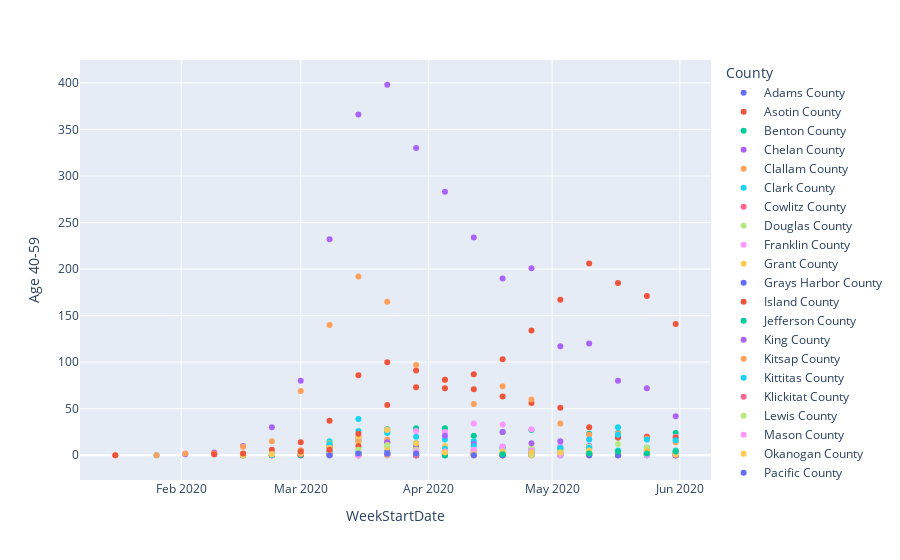

The code cell stored with this chart in its notebook:
### Code cell
px.scatter(df, x="WeekStartDate", y='Age 40-59', color='County')

### Figure 1 — Plotly figure (JSON) as saved in the notebook; plotly's stock layout.template omitted (floating-point values rounded to 4 significant figures)
{"data": [{"hovertemplate": "County=Adams County<br>WeekStartDate=%{x}<br>Age 40-59=%{y}<extra></extra>", "legendgroup": "Adams County", "marker": {"color": "#636efa", "symbol": "circle"}, "mode": "markers", "name": "Adams County", "orientation": "v", "showlegend": true, "type": "scatter", "x": ["2020-03-08", "2020-03-15", "2020-03-22", "2020-03-29", "2020-04-05", "2020-04-12", "2020-04-19", "2020-04-26", "2020-05-03", "2020-05-10", "2020-05-17", "2020-05-24", "2020-05-31"], "xaxis": "x", "y": [1, 3, 4, 4, 4, 1, 0, 1, 0, 1, 4, 3, 2], "yaxis": "y"}, {"hovertemplate": "County=Asotin County<br>WeekStartDate=%{x}<br>Age 40-59=%{y}<extra></extra>", "legendgroup": "Asotin County", "marker": {"color": "#EF553B", "symbol": "circle"}, "mode": "markers", "name": "Asotin County", "orientation": "v", "showlegend": true, "type": "scatter", "x": ["2020-03-15", "2020-03-29", "2020-04-05", "2020-04-12", "2020-04-19", "2020-05-17"], "xaxis": "x", "y": [0, 2, 4, 3, 0, 1], "yaxis": "y"}, {"hovertemplate": "County=Benton County<br>WeekStartDate=%{x}<br>Age 40-59=%{y}<extra></extra>", "legendgroup": "Benton County", "marker": {"color": "#00cc96", "symbol": "circle"}, "mode": "markers", "name": "Benton County", "orientation": "v", "showlegend": true, "type": "scatter", "x": ["2020-02-16", "2020-03-01", "2020-03-08", "2020-03-15", "2020-03-22", "2020-03-29", "2020-04-05", "2020-04-12", "2020-04-19", "2020-04-26", "2020-05-03", "2020-05-10", "2020-05-17", "2020-05-24", "2020-05-31"], "xaxis": "x", "y": [0, 0, 4, 15, 28, 29, 29, 21, 25, 27, 8, 23, 24, 8, 24], "yaxis": "y"}, {"hovertemplate": "County=Chelan County<br>WeekStartDate=%{x}<br>Age 40-59=%{y}<extra></extra>", "legendgroup": "Chelan County", "marker": {"color": "#ab63fa", "symbol": "circle"}, "mode": "markers", "name": "Chelan County", "orientation": "v", "showlegend": true, "type": "scatter", "x": ["2020-02-09", "2020-03-08", "2020-03-15", "2020-03-22", "2020-03-29", "2020-04-05", "2020-04-12", "2020-04-19", "2020-04-26", "2020-05-03", "2020-05-10", "2020-05-17", "2020-05-24", "2020-05-31"], "xaxis": "x", "y": [1, 5, 0, 2, 6, 4, 6, 9, 7, 7, 10, 19, 4, 0], "yaxis": "y"}, {"hovertemplate": "County=Clallam County<br>WeekStartDate=%{x}<br>Age 40-59=%{y}<extra></extra>", "legendgroup": "Clallam County", "marker": {"color": "#FFA15A", "symbol": "circle"}, "mode": "markers", "name": "Clallam County", "orientation": "v", "showlegend": true, "type": "scatter", "x": ["2020-03-01", "2020-03-08", "2020-03-15", "2020-03-29", "2020-04-05", "2020-04-19", "2020-04-26", "2020-05-10", "2020-05-17", "2020-05-24"], "xaxis": "x", "y": [0, 2, 0, 0, 1, 0, 0, 2, 0, 0], "yaxis": "y"}, {"hovertemplate": "County=Clark County<br>WeekStartDate=%{x}<br>Age 40-59=%{y}<extra></extra>", "legendgroup": "Clark County", "marker": {"color": "#19d3f3", "symbol": "circle"}, "mode": "markers", "name": "Clark County", "orientation": "v", "showlegend": true, "type": "scatter", "x": ["2020-02-23", "2020-03-01", "2020-03-08", "2020-03-15", "2020-03-22", "2020-03-29", "2020-04-05", "2020-04-12", "2020-04-19", "2020-04-26", "2020-05-03", "2020-05-10", "2020-05-17", "2020-05-24", "2020-05-31"], "xaxis": "x", "y": [1, 2, 15, 26, 25, 20, 17, 15, 7, 5, 6, 7, 30, 19, 5], "yaxis": "y"}, {"hovertemplate": "County=Cowlitz County<br>WeekStartDate=%{x}<br>Age 40-59=%{y}<extra></extra>", "legendgroup": "Cowlitz County", "marker": {"color": "#FF6692", "symbol": "circle"}, "mode": "markers", "name": "Cowlitz County", "orientation": "v", "showlegend": true, "type": "scatter", "x": ["2020-02-23", "2020-03-01", "2020-03-08", "2020-03-15", "2020-03-22", "2020-03-29", "2020-04-05", "2020-04-12", "2020-04-19", "2020-04-26", "2020-05-03", "2020-05-10", "2020-05-17", "2020-05-24", "2020-05-31"], "xaxis": "x", "y": [0, 0, 1, 1, 0, 2, 4, 2, 2, 1, 1, 3, 2, 3, 2], "yaxis": "y"}, {"hovertemplate": "County=Douglas County<br>WeekStartDate=%{x}<br>Age 40-59=%{y}<extra></extra>", "legendgroup": "Douglas County", "marker": {"color": "#B6E880", "symbol": "circle"}, "mode": "markers", "name": "Douglas County", "orientation": "v", "showlegend": true, "type": "scatter", "x": ["2020-03-01", "2020-03-08", "2020-03-15", "2020-03-22", "2020-03-29", "2020-04-05", "2020-04-12", "2020-04-19", "2020-04-26", "2020-05-03", "2020-05-10", "2020-05-17", "2020-05-24", "2020-05-31"], "xaxis": "x", "y": [1, 0, 0, 2, 1, 1, 4, 5, 8, 5, 9, 12, 4, 2], "yaxis": "y"}, {"hovertemplate": "County=Franklin County<br>WeekStartDate=%{x}<br>Age 40-59=%{y}<extra></extra>", "legendgroup": "Franklin County", "marker": {"color": "#FF97FF", "symbol": "circle"}, "mode": "markers", "name": "Franklin County", "orientation": "v", "showlegend": true, "type": "scatter", "x": ["2020-02-09", "2020-02-23", "2020-03-01", "2020-03-08", "2020-03-15", "2020-03-22", "2020-03-29", "2020-04-05", "2020-04-12", "2020-04-19", "2020-04-26", "2020-05-03", "2020-05-10", "2020-05-17", "2020-05-24", "2020-05-31"], "xaxis": "x", "y": [1, 0, 0, 3, 6, 27, 26, 25, 34, 33, 28, 10, 17, 23, 20, 20], "yaxis": "y"}, {"hovertemplate": "County=Grant County<br>WeekStartDate=%{x}<br>Age 40-59=%{y}<extra></extra>", "legendgroup": "Grant County", "marker": {"color": "#FECB52", "symbol": "circle"}, "mode": "markers", "name": "Grant County", "orientation": "v", "showlegend": true, "type": "scatter", "x": ["2020-02-16", "2020-02-23", "2020-03-01", "2020-03-08", "2020-03-15", "2020-03-22", "2020-03-29", "2020-04-05", "2020-04-12", "2020-04-19", "2020-04-26", "2020-05-03", "2020-05-10", "2020-05-17", "2020-05-24", "2020-05-31"], "xaxis": "x", "y": [1, 0, 0, 13, 14, 8, 5, 10, 5, 2, 3, 3, 2, 3, 1, 1], "yaxis": "y"}, {"hovertemplate": "County=Grays Harbor County<br>WeekStartDate=%{x}<br>Age 40-59=%{y}<extra></extra>", "legendgroup": "Grays Harbor County", "marker": {"color": "#636efa", "symbol": "circle"}, "mode": "markers", "name": "Grays Harbor County", "orientation": "v", "showlegend": true, "type": "scatter", "x": ["2020-02-16", "2020-02-23", "2020-03-01", "2020-03-15", "2020-03-22", "2020-03-29", "2020-04-05", "2020-04-26", "2020-05-03", "2020-05-17", "2020-05-24", "2020-05-31"], "xaxis": "x", "y": [0, 0, 0, 1, 2, 2, 0, 0, 0, 0, 0, 0], "yaxis": "y"}, {"hovertemplate": "County=Island County<br>WeekStartDate=%{x}<br>Age 40-59=%{y}<extra></extra>", "legendgroup": "Island County", "marker": {"color": "#EF553B", "symbol": "circle"}, "mode": "markers", "name": "Island County", "orientation": "v", "showlegend": true, "type": "scatter", "x": ["2020-02-23", "2020-03-01", "2020-03-08", "2020-03-15", "2020-03-22", "2020-03-29", "2020-04-05", "2020-04-12", "2020-04-19", "2020-04-26", "2020-05-03", "2020-05-10", "2020-05-24"], "xaxis": "x", "y": [1, 5, 8, 10, 14, 8, 2, 0, 0, 2, 2, 0, 1], "yaxis": "y"}, {"hovertemplate": "County=Jefferson County<br>WeekStartDate=%{x}<br>Age 40-59=%{y}<extra></extra>", "legendgroup": "Jefferson County", "marker": {"color": "#00cc96", "symbol": "circle"}, "mode": "markers", "name": "Jefferson County", "orientation": "v", "showlegend": true, "type": "scatter", "x": ["2020-02-23", "2020-03-01", "2020-03-08", "2020-03-15", "2020-03-22", "2020-03-29", "2020-05-31"], "xaxis": "x", "y": [1, 0, 3, 1, 1, 0, 0], "yaxis": "y"}, {"hovertemplate": "County=King County<br>WeekStartDate=%{x}<br>Age 40-59=%{y}<extra></extra>", "legendgroup": "King County", "marker": {"color": "#ab63fa", "symbol": "circle"}, "mode": "markers", "name": "King County", "orientation": "v", "showlegend": true, "type": "scatter", "x": ["2020-02-02", "2020-02-09", "2020-02-16", "2020-02-23", "2020-03-01", "2020-03-08", "2020-03-15", "2020-03-22", "2020-03-29", "2020-04-05", "2020-04-12", "2020-04-19", "2020-04-26", "2020-05-03", "2020-05-10", "2020-05-17", "2020-05-24", "2020-05-31"], "xaxis": "x", "y": [1, 3, 10, 30, 80, 232, 366, 398, 330, 283, 234, 190, 201, 117, 120, 80, 72, 42], "yaxis": "y"}, {"hovertemplate": "County=Kitsap County<br>WeekStartDate=%{x}<br>Age 40-59=%{y}<extra></extra>", "legendgroup": "Kitsap County", "marker": {"color": "#FFA15A", "symbol": "circle"}, "mode": "markers", "name": "Kitsap County", "orientation": "v", "showlegend": true, "type": "scatter", "x": ["2020-02-16", "2020-02-23", "2020-03-01", "2020-03-08", "2020-03-15", "2020-03-22", "2020-03-29", "2020-04-05", "2020-04-12", "2020-04-19", "2020-04-26", "2020-05-03", "2020-05-10", "2020-05-24", "2020-05-31"], "xaxis": "x", "y": [0, 0, 5, 9, 17, 17, 7, 6, 3, 1, 0, 1, 2, 2, 1], "yaxis": "y"}, {"hovertemplate": "County=Kittitas County<br>WeekStartDate=%{x}<br>Age 40-59=%{y}<extra></extra>", "legendgroup": "Kittitas County", "marker": {"color": "#19d3f3", "symbol": "circle"}, "mode": "markers", "name": "Kittitas County", "orientation": "v", "showlegend": true, "type": "scatter", "x": ["2020-01-26", "2020-02-16", "2020-03-08", "2020-03-15", "2020-03-22", "2020-03-29", "2020-04-05", "2020-04-19", "2020-04-26", "2020-05-03", "2020-05-10", "2020-05-17", "2020-05-24", "2020-05-31"], "xaxis": "x", "y": [0, 0, 2, 2, 1, 0, 0, 0, 1, 8, 8, 5, 0, 0], "yaxis": "y"}, {"hovertemplate": "County=Klickitat County<br>WeekStartDate=%{x}<br>Age 40-59=%{y}<extra></extra>", "legendgroup": "Klickitat County", "marker": {"color": "#FF6692", "symbol": "circle"}, "mode": "markers", "name": "Klickitat County", "orientation": "v", "showlegend": true, "type": "scatter", "x": ["2020-03-01", "2020-03-15", "2020-03-22", "2020-03-29", "2020-04-05", "2020-04-19", "2020-04-26", "2020-05-03", "2020-05-10", "2020-05-17", "2020-05-24", "2020-05-31"], "xaxis": "x", "y": [1, 0, 0, 0, 0, 1, 1, 2, 0, 0, 1, 0], "yaxis": "y"}, {"hovertemplate": "County=Lewis County<br>WeekStartDate=%{x}<br>Age 40-59=%{y}<extra></extra>", "legendgroup": "Lewis County", "marker": {"color": "#B6E880", "symbol": "circle"}, "mode": "markers", "name": "Lewis County", "orientation": "v", "showlegend": true, "type": "scatter", "x": ["2020-03-08", "2020-03-15", "2020-03-22", "2020-03-29", "2020-04-05", "2020-04-12", "2020-04-19", "2020-04-26", "2020-05-03", "2020-05-10", "2020-05-24"], "xaxis": "x", "y": [1, 2, 0, 1, 1, 0, 2, 1, 1, 3, 1], "yaxis": "y"}, {"hovertemplate": "County=Mason County<br>WeekStartDate=%{x}<br>Age 40-59=%{y}<extra></extra>", "legendgroup": "Mason County", "marker": {"color": "#FF97FF", "symbol": "circle"}, "mode": "markers", "name": "Mason County", "orientation": "v", "showlegend": true, "type": "scatter", "x": ["2020-03-08", "2020-03-15", "2020-03-22", "2020-03-29", "2020-04-12", "2020-04-19", "2020-04-26", "2020-05-03", "2020-05-10", "2020-05-17", "2020-05-24", "2020-05-31"], "xaxis": "x", "y": [0, 1, 1, 6, 1, 0, 1, 0, 2, 0, 1, 1], "yaxis": "y"}, {"hovertemplate": "County=Okanogan County<br>WeekStartDate=%{x}<br>Age 40-59=%{y}<extra></extra>", "legendgroup": "Okanogan County", "marker": {"color": "#FECB52", "symbol": "circle"}, "mode": "markers", "name": "Okanogan County", "orientation": "v", "showlegend": true, "type": "scatter", "x": ["2020-03-08", "2020-03-15", "2020-03-22", "2020-03-29", "2020-04-05", "2020-04-12", "2020-04-19", "2020-04-26", "2020-05-03", "2020-05-10", "2020-05-17", "2020-05-24", "2020-05-31"], "xaxis": "x", "y": [2, 0, 1, 1, 1, 2, 2, 0, 3, 1, 0, 1, 2], "yaxis": "y"}, {"hovertemplate": "County=Pacific County<br>WeekStartDate=%{x}<br>Age 40-59=%{y}<extra></extra>", "legendgroup": "Pacific County", "marker": {"color": "#636efa", "symbol": "circle"}, "mode": "markers", "name": "Pacific County", "orientation": "v", "showlegend": true, "type": "scatter", "x": ["2020-03-29", "2020-04-05", "2020-04-19", "2020-04-26", "2020-05-03"], "xaxis": "x", "y": [0, 1, 0, 2, 2], "yaxis": "y"}, {"hovertemplate": "County=Pierce County<br>WeekStartDate=%{x}<br>Age 40-59=%{y}<extra></extra>", "legendgroup": "Pierce County", "marker": {"color": "#EF553B", "symbol": "circle"}, "mode": "markers", "name": "Pierce County", "orientation": "v", "showlegend": true, "type": "scatter", "x": ["2020-02-16", "2020-02-23", "2020-03-01", "2020-03-08", "2020-03-15", "2020-03-22", "2020-03-29", "2020-04-05", "2020-04-12", "2020-04-19", "2020-04-26", "2020-05-03", "2020-05-10", "2020-05-17", "2020-05-24", "2020-05-31"], "xaxis": "x", "y": [0, 6, 14, 37, 86, 100, 91, 72, 87, 63, 56, 51, 30, 19, 20, 19], "yaxis": "y"}, {"hovertemplate": "County=San Juan County<br>WeekStartDate=%{x}<br>Age 40-59=%{y}<extra></extra>", "legendgroup": "San Juan County", "marker": {"color": "#00cc96", "symbol": "circle"}, "mode": "markers", "name": "San Juan County", "orientation": "v", "showlegend": true, "type": "scatter", "x": ["2020-03-08", "2020-03-15", "2020-03-22", "2020-03-29", "2020-04-05", "2020-04-12"], "xaxis": "x", "y": [1, 2, 2, 4, 0, 1], "yaxis": "y"}, {"hovertemplate": "County=Skagit County<br>WeekStartDate=%{x}<br>Age 40-59=%{y}<extra></extra>", "legendgroup": "Skagit County", "marker": {"color": "#ab63fa", "symbol": "circle"}, "mode": "markers", "name": "Skagit County", "orientation": "v", "showlegend": true, "type": "scatter", "x": ["2020-02-16", "2020-02-23", "2020-03-01", "2020-03-08", "2020-03-15", "2020-03-22", "2020-03-29", "2020-04-05", "2020-04-12", "2020-04-19", "2020-04-26", "2020-05-03", "2020-05-10", "2020-05-17", "2020-05-24", "2020-05-31"], "xaxis": "x", "y": [1, 0, 2, 11, 20, 14, 11, 21, 12, 25, 13, 15, 3, 0, 5, 2], "yaxis": "y"}, {"hovertemplate": "County=Snohomish County<br>WeekStartDate=%{x}<br>Age 40-59=%{y}<extra></extra>", "legendgroup": "Snohomish County", "marker": {"color": "#FFA15A", "symbol": "circle"}, "mode": "markers", "name": "Snohomish County", "orientation": "v", "showlegend": true, "type": "scatter", "x": ["2020-01-16", "2020-01-26", "2020-02-02", "2020-02-09", "2020-02-16", "2020-02-23", "2020-03-01", "2020-03-08", "2020-03-15", "2020-03-22", "2020-03-29", "2020-04-05", "2020-04-12", "2020-04-19", "2020-04-26", "2020-05-03", "2020-05-10", "2020-05-17", "2020-05-24", "2020-05-31"], "xaxis": "x", "y": [0, 0, 2, 2, 9, 15, 69, 140, 192, 165, 97, 81, 55, 74, 60, 34, 22, 23, 18, 14], "yaxis": "y"}, {"hovertemplate": "County=Spokane County<br>WeekStartDate=%{x}<br>Age 40-59=%{y}<extra></extra>", "legendgroup": "Spokane County", "marker": {"color": "#19d3f3", "symbol": "circle"}, "mode": "markers", "name": "Spokane County", "orientation": "v", "showlegend": true, "type": "scatter", "x": ["2020-02-16", "2020-02-23", "2020-03-01", "2020-03-08", "2020-03-15", "2020-03-22", "2020-03-29", "2020-04-05", "2020-04-12", "2020-04-19", "2020-04-26", "2020-05-03", "2020-05-10", "2020-05-17", "2020-05-24", "2020-05-31"], "xaxis": "x", "y": [0, 0, 3, 12, 39, 24, 13, 7, 10, 8, 4, 3, 17, 22, 17, 16], "yaxis": "y"}, {"hovertemplate": "County=Stevens County<br>WeekStartDate=%{x}<br>Age 40-59=%{y}<extra></extra>", "legendgroup": "Stevens County", "marker": {"color": "#FF6692", "symbol": "circle"}, "mode": "markers", "name": "Stevens County", "orientation": "v", "showlegend": true, "type": "scatter", "x": ["2020-03-01", "2020-03-08", "2020-03-15", "2020-03-22", "2020-03-29", "2020-04-12", "2020-05-10", "2020-05-17", "2020-05-24"], "xaxis": "x", "y": [1, 0, 0, 1, 0, 0, 1, 2, 1], "yaxis": "y"}, {"hovertemplate": "County=Thurston County<br>WeekStartDate=%{x}<br>Age 40-59=%{y}<extra></extra>", "legendgroup": "Thurston County", "marker": {"color": "#B6E880", "symbol": "circle"}, "mode": "markers", "name": "Thurston County", "orientation": "v", "showlegend": true, "type": "scatter", "x": ["2020-02-23", "2020-03-01", "2020-03-08", "2020-03-15", "2020-03-22", "2020-03-29", "2020-04-05", "2020-04-12", "2020-04-19", "2020-04-26", "2020-05-03", "2020-05-10", "2020-05-17", "2020-05-24", "2020-05-31"], "xaxis": "x", "y": [1, 3, 6, 6, 11, 6, 4, 6, 4, 1, 2, 2, 2, 8, 4], "yaxis": "y"}, {"hovertemplate": "County=Walla Walla County<br>WeekStartDate=%{x}<br>Age 40-59=%{y}<extra></extra>", "legendgroup": "Walla Walla County", "marker": {"color": "#FF97FF", "symbol": "circle"}, "mode": "markers", "name": "Walla Walla County", "orientation": "v", "showlegend": true, "type": "scatter", "x": ["2020-03-08", "2020-03-15", "2020-03-22", "2020-03-29", "2020-04-05", "2020-04-12", "2020-04-19", "2020-04-26", "2020-05-03", "2020-05-10", "2020-05-17", "2020-05-24", "2020-05-31"], "xaxis": "x", "y": [1, 0, 2, 4, 4, 6, 9, 5, 2, 0, 2, 0, 2], "yaxis": "y"}, {"hovertemplate": "County=Whatcom County<br>WeekStartDate=%{x}<br>Age 40-59=%{y}<extra></extra>", "legendgroup": "Whatcom County", "marker": {"color": "#FECB52", "symbol": "circle"}, "mode": "markers", "name": "Whatcom County", "orientation": "v", "showlegend": true, "type": "scatter", "x": ["2020-02-16", "2020-02-23", "2020-03-01", "2020-03-08", "2020-03-15", "2020-03-22", "2020-03-29", "2020-04-05", "2020-04-12", "2020-04-19", "2020-04-26", "2020-05-03", "2020-05-10", "2020-05-17", "2020-05-24", "2020-05-31"], "xaxis": "x", "y": [0, 1, 2, 8, 20, 27, 13, 3, 1, 4, 3, 3, 5, 3, 5, 1], "yaxis": "y"}, {"hovertemplate": "County=Whitman County<br>WeekStartDate=%{x}<br>Age 40-59=%{y}<extra></extra>", "legendgroup": "Whitman County", "marker": {"color": "#636efa", "symbol": "circle"}, "mode": "markers", "name": "Whitman County", "orientation": "v", "showlegend": true, "type": "scatter", "x": ["2020-03-08", "2020-03-15", "2020-03-22", "2020-03-29", "2020-04-12", "2020-04-19", "2020-05-10", "2020-05-17"], "xaxis": "x", "y": [0, 2, 2, 2, 0, 0, 0, 0], "yaxis": "y"}, {"hovertemplate": "County=Yakima County<br>WeekStartDate=%{x}<br>Age 40-59=%{y}<extra></extra>", "legendgroup": "Yakima County", "marker": {"color": "#EF553B", "symbol": "circle"}, "mode": "markers", "name": "Yakima County", "orientation": "v", "showlegend": true, "type": "scatter", "x": ["2020-01-16", "2020-02-09", "2020-02-16", "2020-03-01", "2020-03-08", "2020-03-15", "2020-03-22", "2020-03-29", "2020-04-05", "2020-04-12", "2020-04-19", "2020-04-26", "2020-05-03", "2020-05-10", "2020-05-17", "2020-05-24", "2020-05-31"], "xaxis": "x", "y": [0, 1, 2, 4, 6, 23, 54, 73, 81, 71, 103, 134, 167, 206, 185, 171, 141], "yaxis": "y"}, {"hovertemplate": "County=Unassigned<br>WeekStartDate=%{x}<br>Age 40-59=%{y}<extra></extra>", "legendgroup": "Unassigned", "marker": {"color": "#00cc96", "symbol": "circle"}, "mode": "markers", "name": "Unassigned", "orientation": "v", "showlegend": true, "type": "scatter", "x": ["2020-04-19", "2020-05-10", "2020-05-17", "2020-05-24", "2020-05-31"], "xaxis": "x", "y": [1, 2, 4, 2, 4], "yaxis": "y"}], "layout": {"legend": {"title": {"text": "County"}, "tracegroupgap": 0}, "margin": {"t": 60}, "xaxis": {"anchor": "y", "domain": [0, 1], "title": {"text": "WeekStartDate"}}, "yaxis": {"anchor": "x", "domain": [0, 1], "title": {"text": "Age 40-59"}}}}
